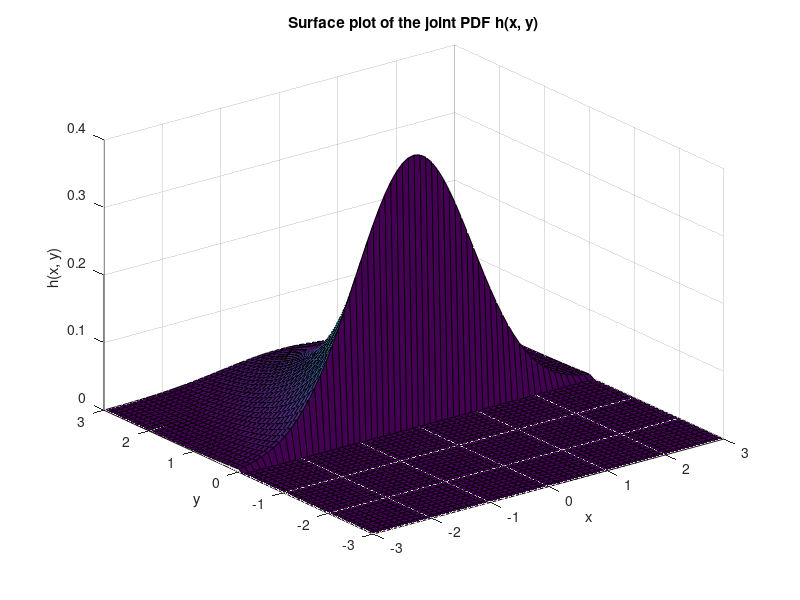
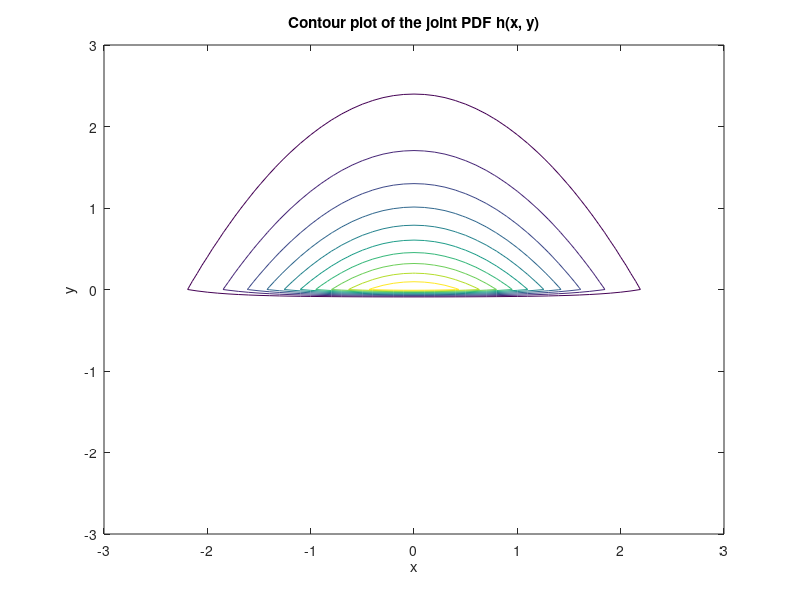
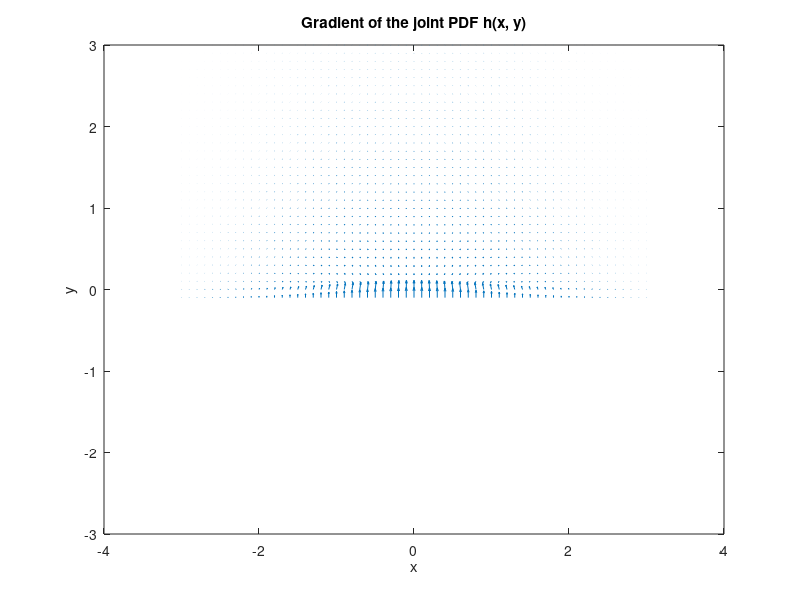

Reproduce these figures in MATLAB, in order.
% Define the joint PDF h(x, y, alpha)
h = @(x, y, alpha) (1/sqrt(2*pi)) * exp(-x.^2 / 2) .* (alpha * exp(-alpha * y)) .* (y >= 0);
% Define alpha
alpha = 1;

% Define the limits of integration
x_lower = -2;
x_upper = 2;
y_lower = -2;
y_upper = 2;

% Calculate the joint probability
joint_prob = integral2(@(x, y) h(x, y, alpha), x_lower, x_upper, y_lower, y_upper);
disp(['The joint probability P(-2 <= X <= 2, -2 <= Y <= 2) for alpha = 1 is ', num2str(joint_prob)]);
% Define the region for plotting
[x, y] = meshgrid(-3:0.1:3, -3:0.1:3);

% Calculate h(x, y) for plotting
alpha = 1;
z = h(x, y, alpha);

% Plot the surface
figure;
surf(x, y, z);
xlabel('x');
ylabel('y');
zlabel('h(x, y)');
title('Surface plot of the joint PDF h(x, y)');

% Plot the contour lines
figure;
contour(x, y, z);
xlabel('x');
ylabel('y');
title('Contour plot of the joint PDF h(x, y)');

% Calculate the gradient
[dx, dy] = gradient(z, 0.1, 0.1);

% Plot the gradient
figure;
quiver(x, y, dx, dy);
xlabel('x');
ylabel('y');
title('Gradient of the joint PDF h(x, y)');
